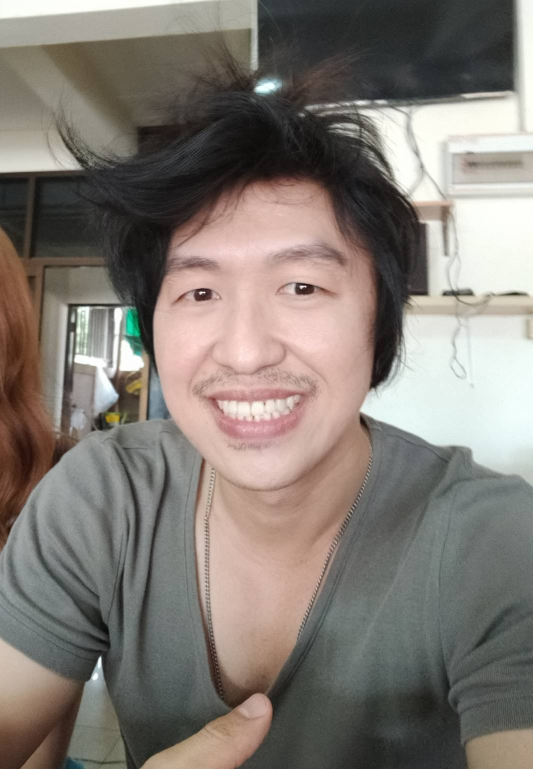
#> input picture codium_raw_photos/q.jpg, 1065 x 1538 px (shown at 1/2 size); its folder holds only this picture in this run
$ python resize_images.py
#> lines starting #> are read from the running program, lines starting #| are printed output that depends on the picture
# https://medium.com/@basit.javed.awan/resizing-multiple-images-and-saving-them-using-opencv-518f385c28d3


import glob
import os

import cv2
import imutils


def resize_keep_aspect_ratio():
    input_folder = 'codium_raw_photos'
    output_folder = 'resize_raw_photos'

    try:
        os.mkdir(output_folder)
    except OSError as err:
        print('---------- err -----------')
        print(err)

    for img in glob.glob(input_folder + '/*.JPG'):
        print('---- img ---')
        filename = img.split('/')[-1].split('.')[0]
        print(img)
        print(filename)
        image = cv2.imread(img)
#> image is the input picture: shape (1538, 1065, 3); mean B, G, R 116, 122.7, 130.2
        img_resized = imutils.resize(image, width=600)  # resize without distortion
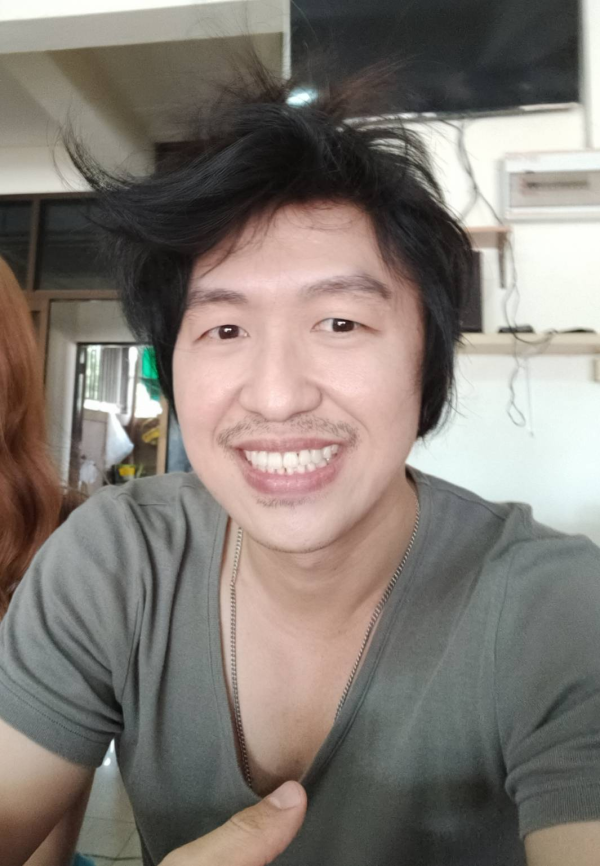
#> img_resized: shape (866, 600, 3); mean B, G, R 116, 122.7, 130.2
        cv2.imwrite('resize_raw_photos/{}.jpg'.format(filename), img_resized)
        cv2.imshow('image', img_resized)
        cv2.waitKey(1)
    cv2.destroyAllWindows()


resize_keep_aspect_ratio()
